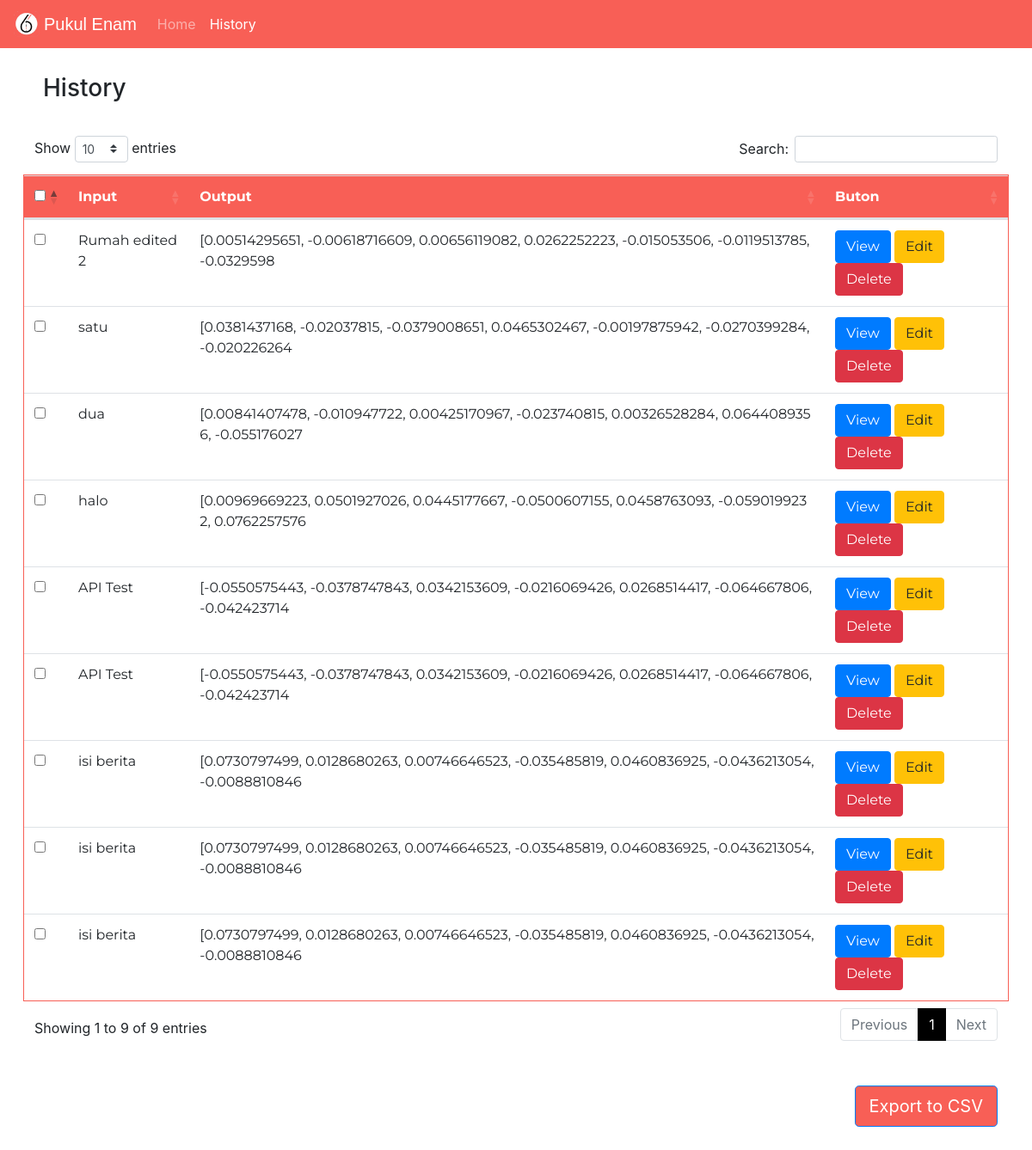
Before: /history with the older database file.
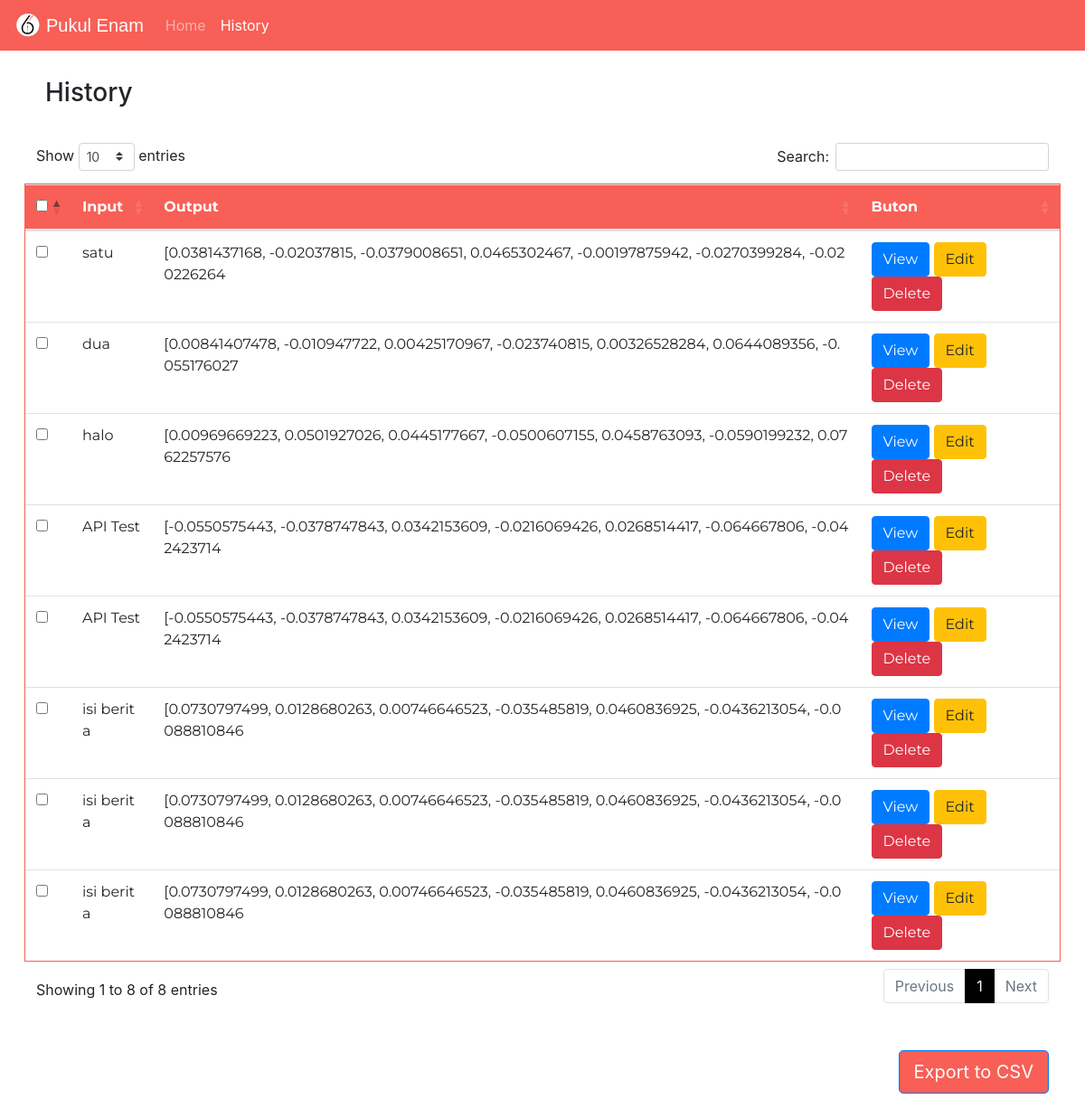
After: the same page with the newer database file.
### main.py (models this page shows, shortened)
class News(db.Model):
    id = db.Column(db.Integer, primary_key=True)
    inputNews = db.Column(db.Text, nullable=False)
    summarizedNews = db.Column(db.Text, nullable=False)

### main.py (the view)
@app.route('/history')
def history():
    query_news=News.query.order_by(News.id)
    return render_template('history.html', news=query_news,status='')

### templates/history.html (shortened to what this page needs)
<!doctype html>
<html lang="en">
<head>
  <link rel="stylesheet" type="text/css" href="{{ url_for('static',filename='style.css') }}">
  <link rel="stylesheet" href="https://cdn.jsdelivr.net/npm/bootstrap@4.0.0/dist/css/bootstrap.min.css"
>
  <link href="https://cdn.datatables.net/1.11.5/css/dataTables.bootstrap4.min.css" rel="stylesheet">
  <link href="https://cdnjs.cloudflare.com/ajax/libs/twitter-bootstrap/4.5.2/css/bootstrap.css" rel="stylesheet">
  <link href="https://stackpath.bootstrapcdn.com/bootstrap/4.2.1/css/bootstrap.min.css" rel="stylesheet" />
  <link href="http://fonts.cdnfonts.com/css/seven-segment" rel="stylesheet">
</head>
<body>
  <nav class="navbar navbar-expand-lg navbar-dark">
    <a href="/"><img src="{{ url_for('static', filename='Pukulenam.png') }}"
        style="width: 30px; margin-right: 5px; cursor: pointer;"></a>
    <a class="navbar-brand" href="/">Pukul Enam</a>
    <div class="collapse navbar-collapse" id="navbarNav">
      <ul class="navbar-nav">
        <li class="nav-item ">
          <a class="nav-link" href="/">Home <span class="sr-only">(current)</span></a>
        </li>
        {% set active_page = 'history' %}
        <li class="nav-item {{ 'active' if active_page=='history' else ''}}">
          <a class="nav-link" href="/history"> History</a>
        </li>
      </ul>
    </div>
  </nav>
  <h3 style="padding-left: 50px; padding-bottom: 30px; padding-top: 30px;">
    History</h3>
  <form action="/export" method="post" id="formExport">
    <table class="table table-hover" style="width: 95.5%; border: 1px solid #f85f56;" id="table">
      <thead class="thead">
        <tr>
          <th><input type="checkbox" onchange="checkAll(this)" name="chk[]"></th>
          <th>Input</th>
          <th>Output</th>
          <th>Buton</th>
        </tr>
      </thead>
      <tbody>
        {% for _news in news %}
        <tr>
          <td><input name="list_array[]" type="checkbox" value="{{_news.id}}"></td>
          <td style="word-break: break-all;">{{_news.inputNews[:100]}}</td>
          <td style="word-break: break-all;">{{_news.summarizedNews[:100]}}</td>
          <td>
            <a class="btn btn-primary" href="/{{_news.id}}" role="button">View</a>
            <a class="btn btn-warning" href="/edit/{{_news.id}}" role="button">Edit</a>
            <a type="button" class="btn btn-danger" data-toggle="modal" data-table="{{_news.id}}"
              data-target="#exampleModal" style="display: inline;">
              Delete
            </a>
          </td>
        </tr>
        {% endfor %}
      </tbody>
    </table>
    <a class="btn btn-primary btn-lg float-right m-50" href="#" role="button"
      onclick="document.getElementById('formExport').submit()">Export to CSV</a>
  </form>
</body>
</html>

### static/style.css (style rules this page uses)
html { overflow-x: hidden; }
.m-50 { margin: 50px; }
body { overflow-x: hidden; font-family: 'Montserrat'; }
table { resize: none; font-family: 'Montserrat'; }
thead { background-color: #f85f56; }
nav { background-color: #f85f56; }
a.nav-link { color: white; }
a.navbar-brand { color: white; font-family: 'Seven Segment', sans-serif; }
th.sorting { color: white; }
a.btn.btn-danger { color: white !important; }
.btn.btn-primary.btn-lg.float-right.m-50 { margin-right: 40px; background-color: #f85f56; }
@media (min-width:1025px) { table { margin: auto; } }

Changed rows visible on the page:
removed News: inputNews "Rumah edited 2", summarizedNews "[0.00514295651, -0.00618716609, 0.00656119082, 0.0262252223, -0.015053506, -0.0119513785, -0.0329598"
Other visible differences:
text written by a page script: "Show entries Search: Showing 1 to 9 of 9 entries Previous 1 Next" → "Show entries Search: Showing 1 to 8 of 8 entries Previous 1 Next"
